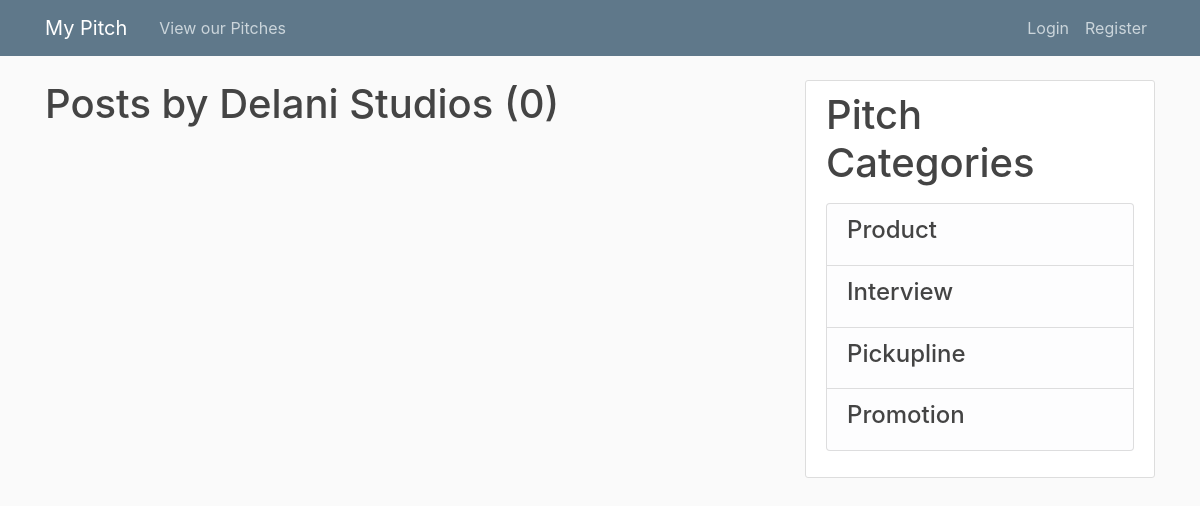
Before: /user/Delani Studios with the older database file.
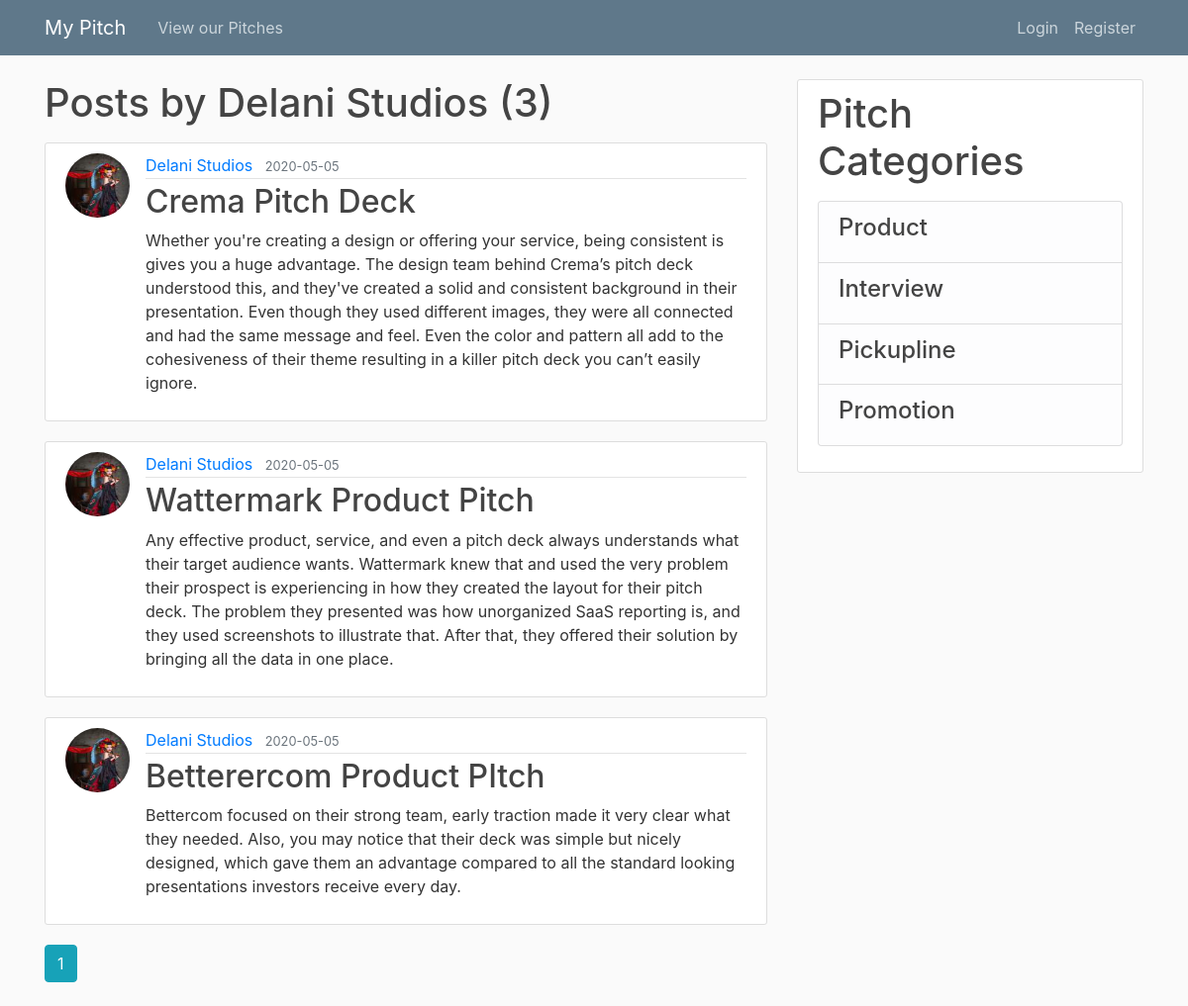
After: the same page with the newer database file.
### app/models.py (models this page shows, shortened)
class Post(db.Model):
    id = db.Column(db.Integer, primary_key=True)
    title = db.Column(db.String(100), nullable=False)
    date = db.Column(db.DateTime, nullable=False, default=datetime.utcnow)
    content = db.Column(db.Text, nullable=False)
    user_id = db.Column(db.Integer, db.ForeignKey('user.id'), nullable=False)

class User(db.Model, UserMixin):
    id = db.Column(db.Integer, primary_key=True)
    username = db.Column(db.String(20), unique=True, nullable=False)
    email = db.Column(db.String(120), unique=True, nullable=False)
    image_file = db.Column(db.String(20), nullable=False, default='default.jpg')
    password = db.Column(db.String(60), nullable=False)
    posts = db.relationship('Post', backref='author', lazy=True)

### app/routes.py (the view)
@app.route("/user/<string:username>")
def user_posts(username):
    page = request.args.get('page', 1, type=int)
    user = User.query.filter_by(username=username).first_or_404()
    posts = Post.query.filter_by(author=user)\
        .order_by(Post.date.desc())\
        .paginate(page=page, per_page=5)
    return render_template('user_pitch.html', posts=posts, user=user)

### app/templates/user_pitch.html
{% extends "base.html" %}
{% block content %}
<h1 class="mb-3">Posts by {{ user.username }} ({{ posts.total }})</h1>
{% for post in posts.items %}
<article class="media content-section">
  <img class="rounded-circle article-img"
    src="{{ url_for('static', filename='profile_pics/' + post.author.image_file) }}">
  <div class="media-body">
    <div class="article-metadata">
      <a class="mr-2" href="{{ url_for('user_posts', username=post.author.username) }}">{{ post.author.username }}</a>
      <small class="text-muted">{{ post.date.strftime('%Y-%m-%d') }}</small>
    </div>
    <h2><a class="article-title" href="{{ url_for('post', post_id=post.id) }}">{{ post.title }}</a></h2>
    <p class="article-content">{{ post.content }}</p>
  </div>
</article>
{% endfor %}
{% for page_num in posts.iter_pages(left_edge=1, right_edge=1, left_current=1, right_current=2) %}
{% if page_num %}
{% if posts.page == page_num %}
<a class="btn btn-info mb-4"href="{{ url_for('user_posts', username=user.username, page=page_num) }}">{{ page_num }}</a>
{% else %}
<a class="btn btn-outline-info mb-4"href="{{ url_for('user_posts', username=user.username, page=page_num) }}">{{ page_num }}</a>
{% endif %}
{% else %}
...
{% endif %}
{% endfor %}
{% endblock content %}

Changed rows visible on the page:
added Post: image_file (picture), author.username "Delani Studios", date "2020-05-05", title "Crema Pitch Deck", content "Whether you're creating a design or offering your service, being consistent is gives you a huge advantage. The design team behind Crema’s pitch deck understood this, and they've created a solid and consistent background in their presentation. Even though they used different images, they were all connected and had the same message and feel. Even the color and pattern all add to the cohesiveness of their theme resulting in a killer pitch deck you can’t easily ignore."
added Post: image_file (picture), author.username "Delani Studios", date "2020-05-05", title "Wattermark Product Pitch", content "Any effective product, service, and even a pitch deck always understands what their target audience wants. Wattermark knew that and used the very problem their prospect is experiencing in how they created the layout for their pitch deck. The problem they presented was how unorganized SaaS reporting is, and they used screenshots to illustrate that. After that, they offered their solution by bringing all the data in one place."
added Post: image_file (picture), author.username "Delani Studios", date "2020-05-05", title "Betterercom Product PItch", content "Bettercom focused on their strong team, early traction made it very clear what they needed. Also, you may notice that their deck was simple but nicely designed, which gave them an advantage compared to all the standard looking presentations investors receive every day."
Other visible differences:
{{ posts.total }}: "0" → "3"
new list line: "1"
